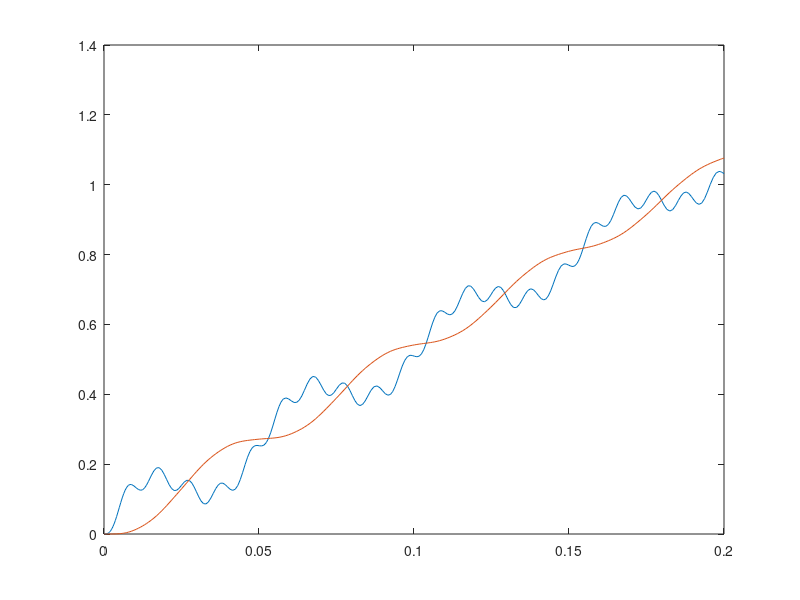

This figure's MATLAB source:
clear all

%Constants
I1 = 0.001;
I2 = 0.002;
k = 10;
b = 0.004;
Mcd = @(t) 10*sin(2*pi*100*t);

% Derivative function
odefn = @(T,X) [X(2); Mcd(T)/I1 - k/I1*X(1) - b/I1*X(2) + k/I1*X(3) + b/I1*X(4); X(4); k/I2*X(1) + b/I2*X(2) - k/I2*X(3) - b/I2*X(4)];
%odefn = @(T,X) [X(2); X(3); X(4); -2/3*X(1) - 5/3*X(2) - 2/3*X(3)];

% Initial state
X0 = [0;0;0;0];

% Simulate to equilibrium
[T,X] = ode45(odefn,[0,0.2],X0);
    
plot(T,X(:,1), T,X(:,3))